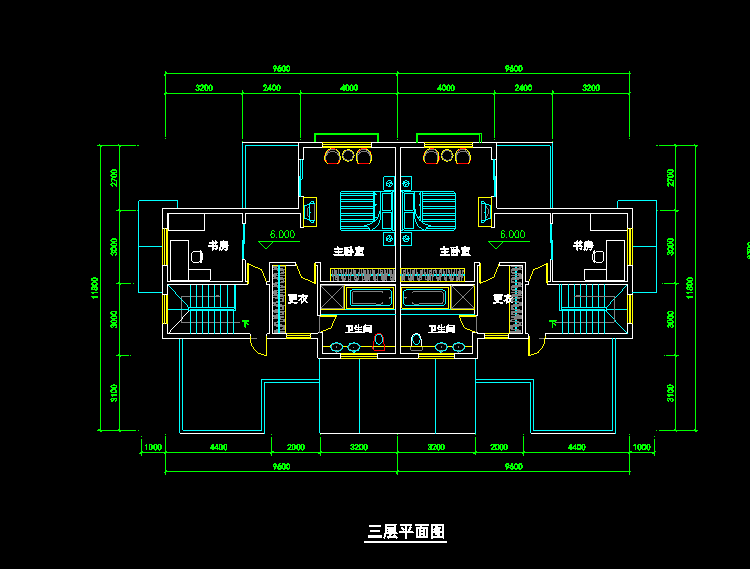
#> input picture 4-80.png, 750 x 569 px
$ python cv_findContour01.py   (older library calls are emulated)
#> lines starting #> are read from the running program, lines starting #| are printed output that depends on the picture; after the words box and inside, x2 and y2 are one past the last pixel; in counts of white or black regions, pixels touching at a corner belong together
import cv2
import numpy as np
import matplotlib.pyplot as plt

# 1. 读取图像
image = cv2.imread('4-80.png')
#> image is the input picture: shape (569, 750, 3); mean B, G, R 8.7, 14.6, 6.7

# 2. 转为灰度图
gray_image = cv2.cvtColor(image, cv2.COLOR_BGR2GRAY)
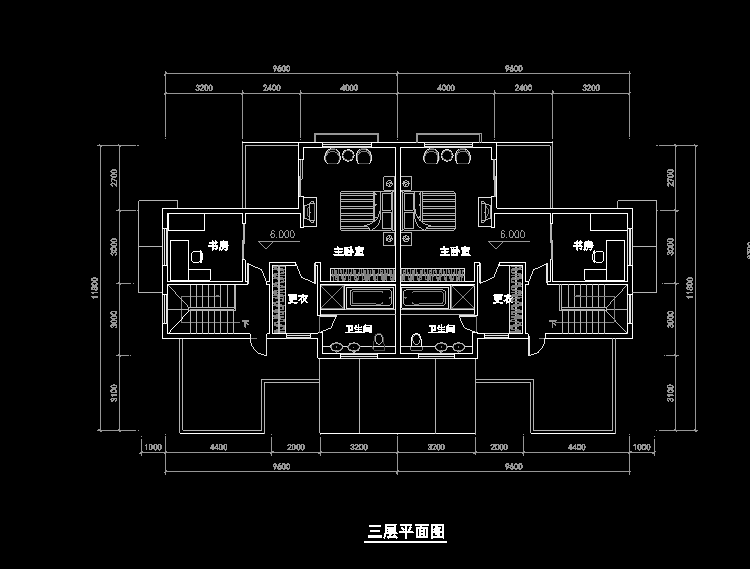
#> gray_image: shape (569, 750); min 0, max 255, mean 11.6

# 3. 二值化处理
_, binary_image = cv2.threshold(gray_image, 127, 255, cv2.THRESH_BINARY_INV)
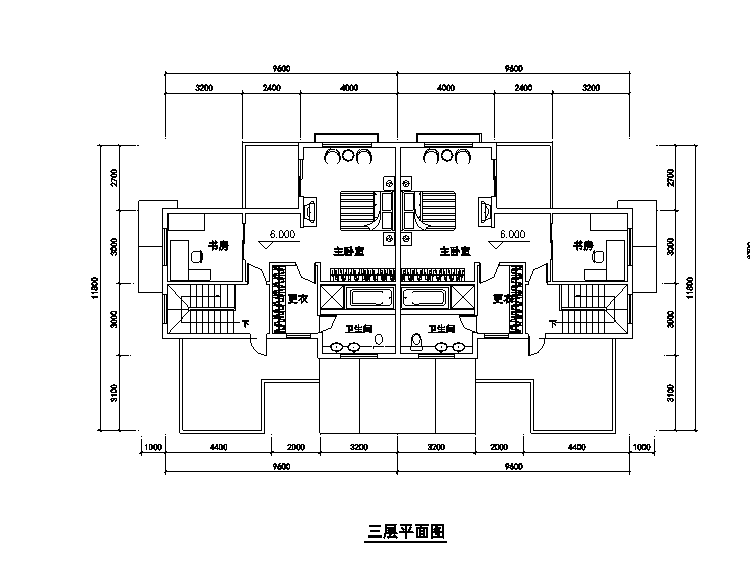
#> binary_image: shape (569, 750); 94% white; black in thin lines or dots, all inside (x1, y1, x2, y2) = (91, 65, 750, 543)

# 4. 边缘检测
edges_img = cv2.Canny(binary_image, 50, 150)
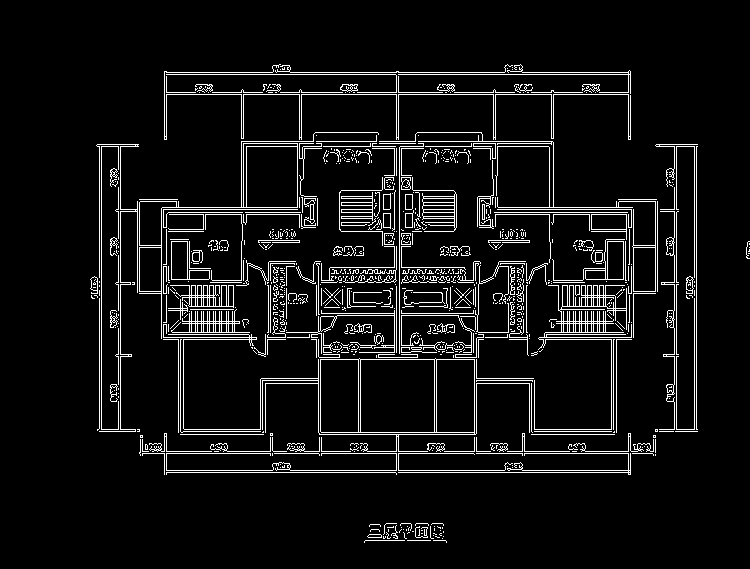
#> edges_img: shape (569, 750); 6.8% white in thin lines or dots, all inside (x1, y1, x2, y2) = (90, 64, 750, 543)

# 5. 轮廓提取
bin_img, contours, hierarchy = cv2.findContours(edges_img, cv2.RETR_TREE, cv2.CHAIN_APPROX_NONE)
#> contours = 1184 contours, 1050 with area under 20; largest, box (x1, y1, x2, y2) and area: (163, 324, 530, 452) 11292, (139, 132, 379, 339) 5488, (360, 359, 435, 433) 5400, (246, 146, 298, 208) 3109, (436, 359, 475, 433) 2772

# 6. 创建黑色图像用于可视化
output_image = np.zeros_like(image)

for contour in contours:
    # 计算轮廓的面积
    area = cv2.contourArea(contour)

    # 通过面积过滤出墙体和门（根据具体面积阈值进行调整）
    if area > 1000:  # 假设墙体面积大于1000
        cv2.drawContours(output_image, [contour], -1, (0, 255, 0), 2)  # 画墙体（绿色）
    elif area < 500:  # 假设门的面积小于500
        cv2.drawContours(output_image, [contour], -1, (255, 0, 0), 2)  # 画门（蓝色）
#> this loop made 1184 passes
#> area on passes 9, 10, 52: 39, 38.5, 22
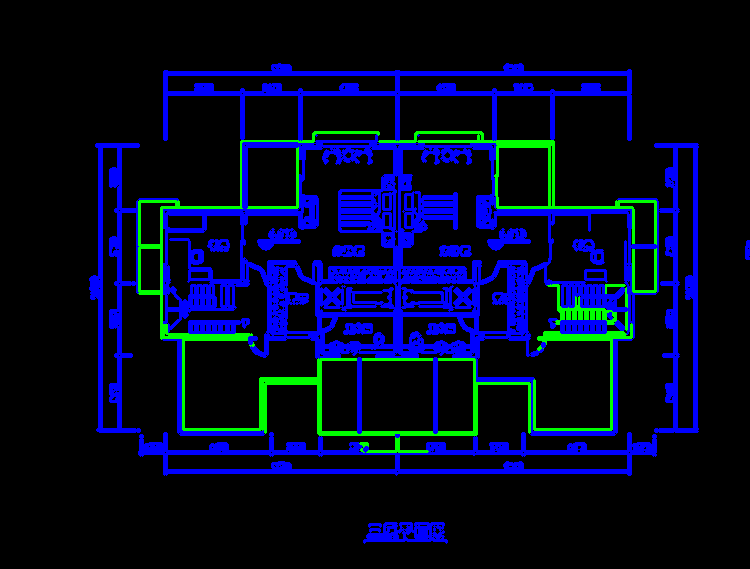
#> output_image: shape (569, 750, 3); mean of channels 0, 1, 2 38.2, 6.9, 0; drawn as B, G, R

# 7. 可视化结果
plt.figure(figsize=(10, 5))
plt.subplot(1, 2, 1)

plt.imshow(cv2.cvtColor(image, cv2.COLOR_BGR2RGB))
plt.axis('off')

plt.subplot(1, 2, 2)
plt.imshow(cv2.cvtColor(output_image, cv2.COLOR_BGR2RGB))
plt.axis('off')

plt.show()
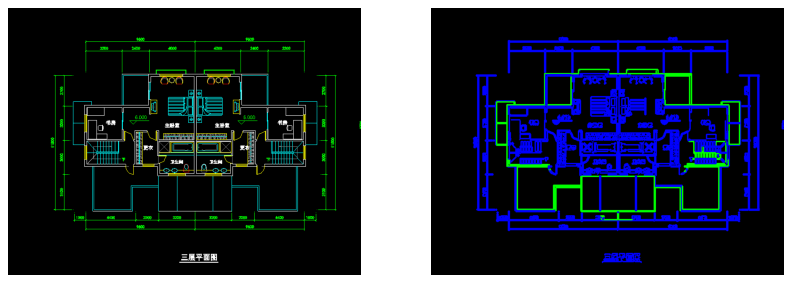
#> figure drawn by matplotlib, 2 panels

$ run again, with 2.jpg saved as 4-80.png
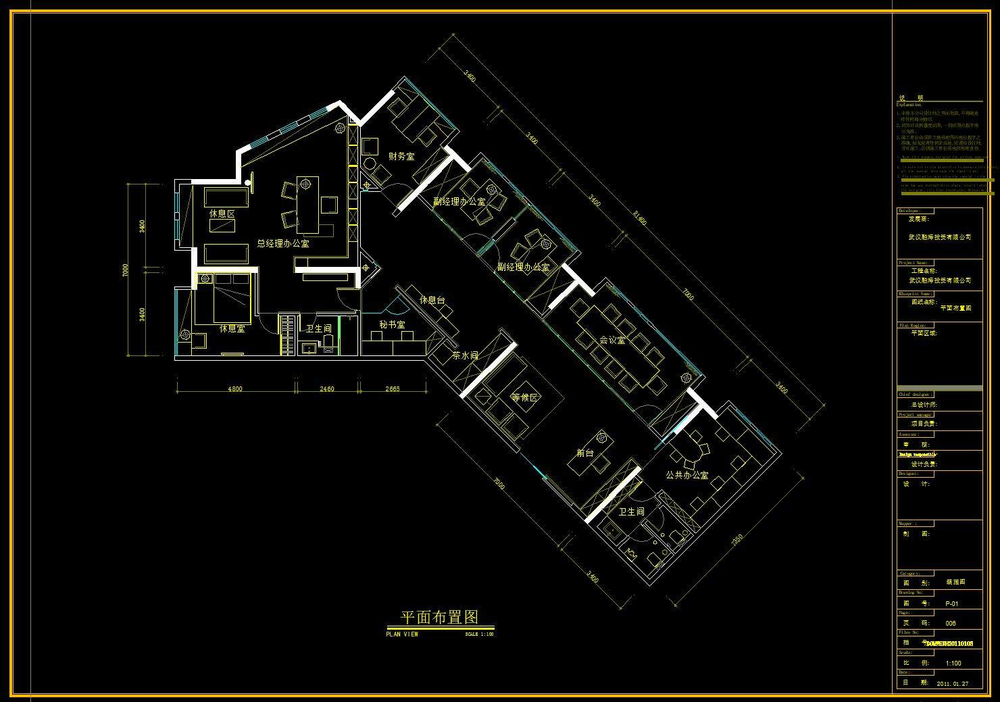
#> input picture 2.jpg, 1000 x 702 px, shrunk from 1480 x 1039 before the run
#> image is the input picture: shape (702, 1000, 3); mean B, G, R 8.9, 12.1, 12.9
#> `_, binary_image = cv2.threshold(gray_image, 127, 255, cv2.THRESH_BINAR..`:
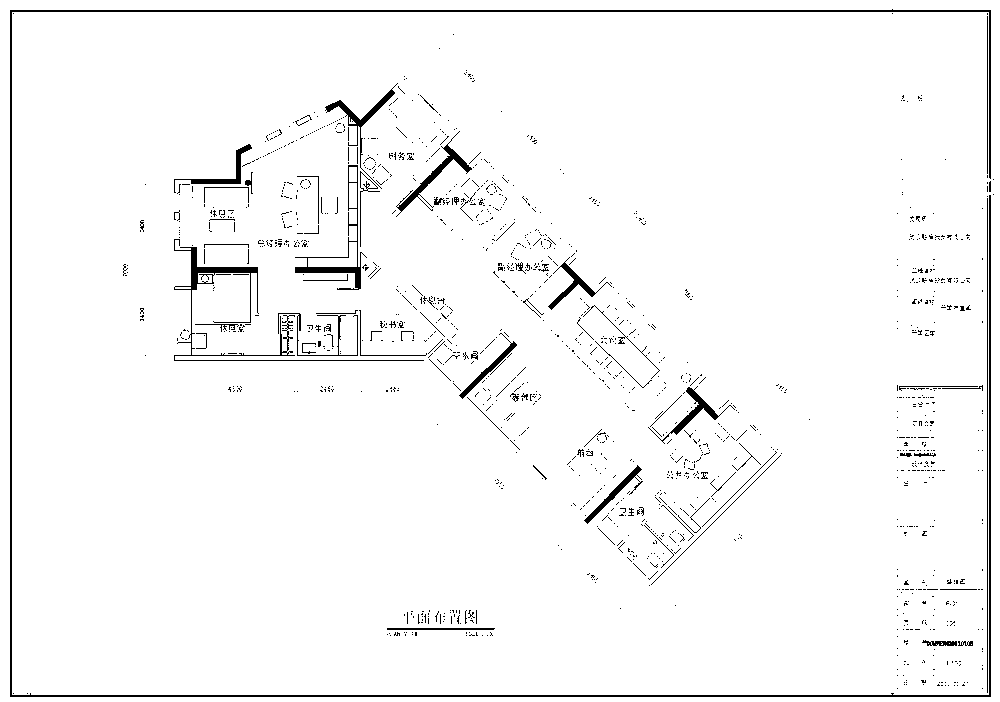
#> binary_image: shape (702, 1000); 97% white; black in thin lines or dots
#> edges_img: shape (702, 1000); 3.1% white in thin lines or dots
#> contours = 2255 contours, 2214 with area under 20; largest, box (x1, y1, x2, y2) and area: (294, 90, 395, 291) 1130, (294, 237, 357, 267) 668, (584, 465, 642, 524) 468, (459, 341, 517, 399) 452, (584, 465, 642, 524) 362
#> the loop `for contour in contours:` made 2255 passes
#> area on passes 10, 17, 59: 23.5, 20.5, 108.5
#> `plt.show()`:
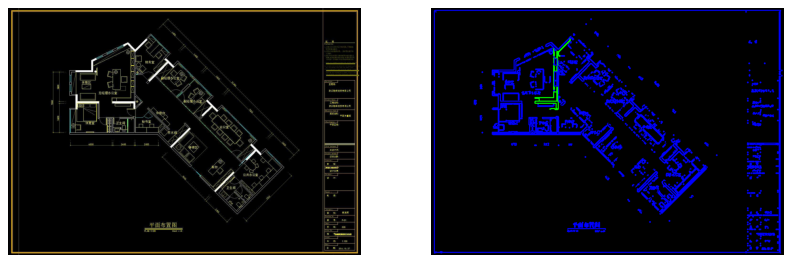
#> figure drawn by matplotlib, 2 panels
